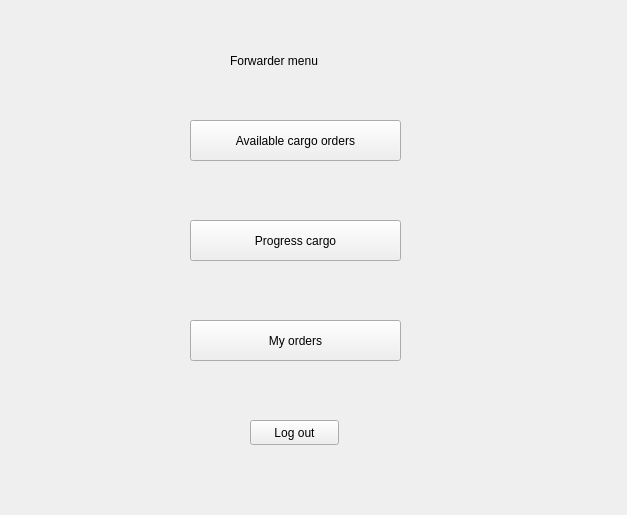
<?xml version="1.0" encoding="UTF-8"?>
<ui version="4.0">
 <class>menu_forwarder</class>
 <widget class="QWidget" name="menu_forwarder">
  <property name="geometry">
   <rect>
    <x>0</x>
    <y>0</y>
    <width>627</width>
    <height>515</height>
   </rect>
  </property>
  <property name="windowTitle">
   <string>Form</string>
  </property>
  <widget class="QStackedWidget" name="stackedWidget">
   <property name="geometry">
    <rect>
     <x>0</x>
     <y>0</y>
     <width>621</width>
     <height>511</height>
    </rect>
   </property>
   <property name="currentIndex">
    <number>0</number>
   </property>
   <widget class="QWidget" name="page">
    <widget class="QLabel" name="label">
     <property name="geometry">
      <rect>
       <x>230</x>
       <y>30</y>
       <width>201</width>
       <height>61</height>
      </rect>
     </property>
     <property name="text">
      <string>Forwarder menu</string>
     </property>
    </widget>
    <widget class="QPushButton" name="pushButton">
     <property name="geometry">
      <rect>
       <x>250</x>
       <y>420</y>
       <width>89</width>
       <height>25</height>
      </rect>
     </property>
     <property name="text">
      <string>Log out</string>
     </property>
    </widget>
    <widget class="QPushButton" name="pushButton_2">
     <property name="geometry">
      <rect>
       <x>190</x>
       <y>120</y>
       <width>211</width>
       <height>41</height>
      </rect>
     </property>
     <property name="text">
      <string>Available cargo orders</string>
     </property>
    </widget>
    <widget class="QPushButton" name="pushButton_3">
     <property name="geometry">
      <rect>
       <x>190</x>
       <y>320</y>
       <width>211</width>
       <height>41</height>
      </rect>
     </property>
     <property name="text">
      <string>My orders</string>
     </property>
    </widget>
    <widget class="QPushButton" name="pushButton_4">
     <property name="geometry">
      <rect>
       <x>190</x>
       <y>220</y>
       <width>211</width>
       <height>41</height>
      </rect>
     </property>
     <property name="text">
      <string>Progress cargo</string>
     </property>
    </widget>
   </widget>
   <widget class="QWidget" name="page_2">
    <widget class="QLabel" name="label_2">
     <property name="geometry">
      <rect>
       <x>240</x>
       <y>30</y>
       <width>201</width>
       <height>41</height>
      </rect>
     </property>
     <property name="text">
      <string>Available cargo's</string>
     </property>
    </widget>
    <widget class="QPushButton" name="pushButton_5">
     <property name="geometry">
      <rect>
       <x>20</x>
       <y>30</y>
       <width>89</width>
       <height>25</height>
      </rect>
     </property>
     <property name="text">
      <string>Go back</string>
     </property>
    </widget>
    <widget class="QTreeWidget" name="treeWidget_2">
     <property name="geometry">
      <rect>
       <x>30</x>
       <y>70</y>
       <width>571</width>
       <height>341</height>
      </rect>
     </property>
     <column>
      <property name="text">
       <string notr="true">1</string>
      </property>
     </column>
    </widget>
    <widget class="QPushButton" name="pushButton_6">
     <property name="geometry">
      <rect>
       <x>90</x>
       <y>440</y>
       <width>401</width>
       <height>41</height>
      </rect>
     </property>
     <property name="text">
      <string>Make an offer</string>
     </property>
    </widget>
   </widget>
   <widget class="QWidget" name="page_3">
    <widget class="QLabel" name="label_3">
     <property name="geometry">
      <rect>
       <x>240</x>
       <y>20</y>
       <width>151</width>
       <height>31</height>
      </rect>
     </property>
     <property name="text">
      <string>Progress cargo</string>
     </property>
    </widget>
    <widget class="QPushButton" name="pushButton_11">
     <property name="geometry">
      <rect>
       <x>30</x>
       <y>20</y>
       <width>89</width>
       <height>25</height>
      </rect>
     </property>
     <property name="text">
      <string>Go back</string>
     </property>
    </widget>
    <widget class="QPushButton" name="pushButton_7">
     <property name="geometry">
      <rect>
       <x>210</x>
       <y>450</y>
       <width>181</width>
       <height>41</height>
      </rect>
     </property>
     <property name="text">
      <string>Send offer</string>
     </property>
    </widget>
    <widget class="QTreeWidget" name="treeWidget_3">
     <property name="geometry">
      <rect>
       <x>30</x>
       <y>60</y>
       <width>571</width>
       <height>311</height>
      </rect>
     </property>
     <column>
      <property name="text">
       <string notr="true">1</string>
      </property>
     </column>
    </widget>
    <widget class="QComboBox" name="comboBox">
     <property name="geometry">
      <rect>
       <x>210</x>
       <y>380</y>
       <width>181</width>
       <height>31</height>
      </rect>
     </property>
    </widget>
    <widget class="QLabel" name="label_6">
     <property name="geometry">
      <rect>
       <x>80</x>
       <y>380</y>
       <width>121</width>
       <height>20</height>
      </rect>
     </property>
     <property name="text">
      <string>Choose cargo</string>
     </property>
    </widget>
   </widget>
   <widget class="QWidget" name="page_4">
    <widget class="QLabel" name="label_4">
     <property name="geometry">
      <rect>
       <x>250</x>
       <y>30</y>
       <width>171</width>
       <height>41</height>
      </rect>
     </property>
     <property name="text">
      <string>Order history</string>
     </property>
    </widget>
    <widget class="QPushButton" name="pushButton_12">
     <property name="geometry">
      <rect>
       <x>20</x>
       <y>20</y>
       <width>89</width>
       <height>25</height>
      </rect>
     </property>
     <property name="text">
      <string>Go back</string>
     </property>
    </widget>
    <widget class="QTreeWidget" name="treeWidget">
     <property name="geometry">
      <rect>
       <x>20</x>
       <y>70</y>
       <width>581</width>
       <height>421</height>
      </rect>
     </property>
     <column>
      <property name="text">
       <string notr="true">1</string>
      </property>
     </column>
    </widget>
    <widget class="QLabel" name="label_5">
     <property name="geometry">
      <rect>
       <x>130</x>
       <y>340</y>
       <width>301</width>
       <height>31</height>
      </rect>
     </property>
     <property name="text">
      <string/>
     </property>
    </widget>
   </widget>
  </widget>
 </widget>
 <resources/>
 <connections/>
</ui>
